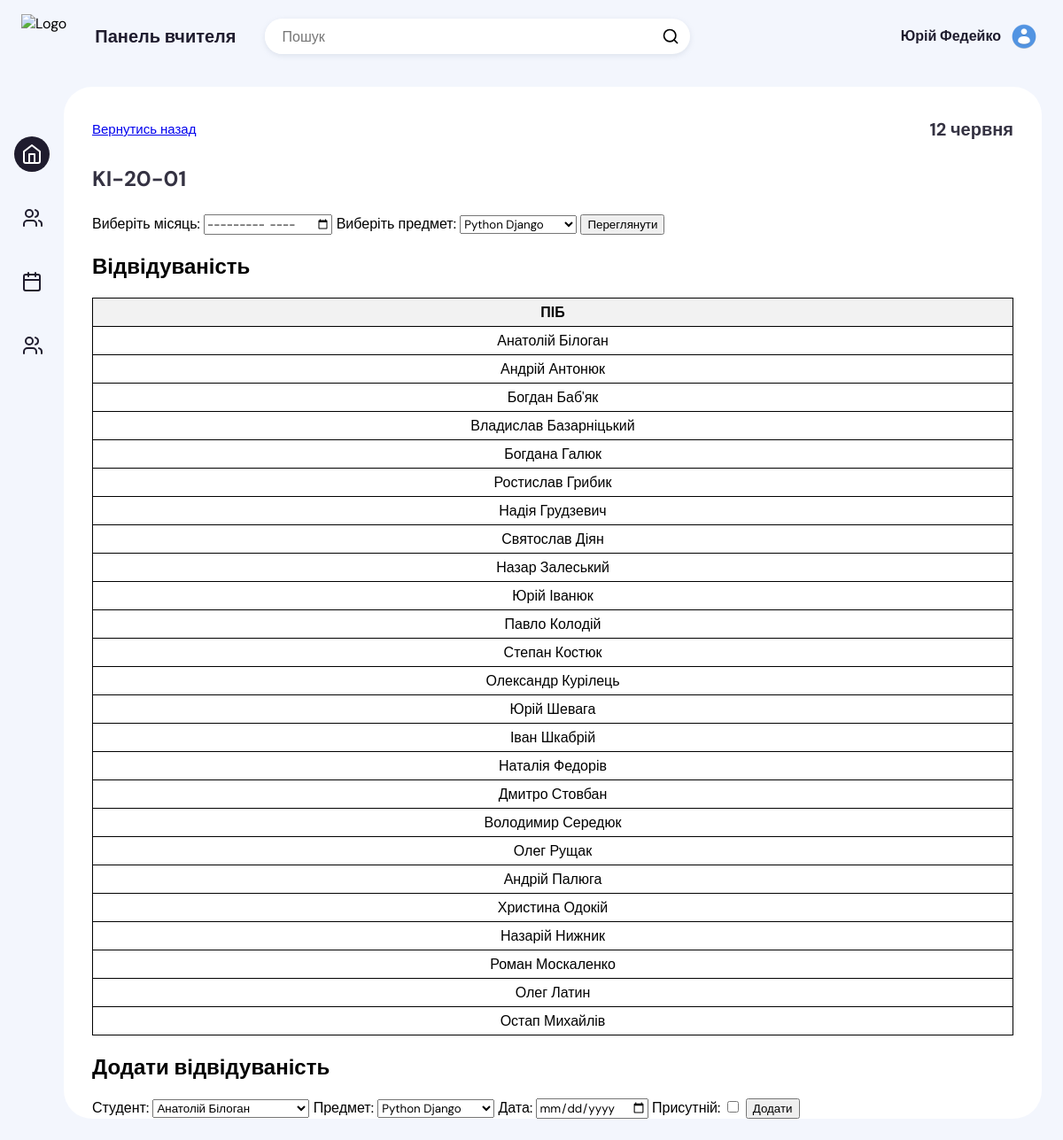
The app's page /teacher/group/1/attendance/ (signed in) with its own data.
### UserAuth/models.py (models this page shows, shortened)
class CustomUser(AbstractUser):
    email = models.EmailField(unique=True, max_length=255)
    USERNAME_FIELD = 'email'
    REQUIRED_FIELDS = []
    objects = CustomUserManager()

class Teacher(models.Model):
    user = models.OneToOneField(settings.AUTH_USER_MODEL, on_delete=models.CASCADE)
    first_name = models.CharField(max_length=30, default='')
    last_name = models.CharField(max_length=30, default='')
    email = models.EmailField(default='')
    phone_number = models.CharField(max_length=15, blank=True, null=True)
    subjects = models.ManyToManyField(Subject, related_name='teachers')
    groups = models.ManyToManyField(Group, related_name='teachers', default='')
    avatar = models.ImageField(upload_to='avatars/', null=True, blank=True)

class Group(models.Model):
    name = models.CharField(max_length=255)

class Student(models.Model):
    user = models.OneToOneField(settings.AUTH_USER_MODEL, on_delete=models.CASCADE)
    group = models.ForeignKey(Group, on_delete=models.CASCADE, related_name='students', default=None)
    first_name = models.CharField(max_length=30)
    last_name = models.CharField(max_length=30)
    date_of_birth = models.DateField()
    address = models.CharField(max_length=255, blank=True, null=True)
    phone_number = models.CharField(max_length=15, blank=True, null=True)
    avatar = models.ImageField(upload_to='avatars/', null=True, blank=True)

### UserAuth/decorators.py (the view)
    @login_required
    def _wrapped_view(request, *args, **kwargs):
        if hasattr(request.user, 'teacher'):
            return view_func(request, *args, **kwargs)
        else:
            return redirect('student:index')

### Teachers/templatetags/custom_filters.py (called while the page is built)
@register.filter
def ukr_month(value):
    months = {
        1: 'січня',
        2: 'лютого',
        3: 'березня',
        4: 'квітня',
        5: 'травня',
        6: 'червня',
        7: 'липня',
        8: 'серпня',
        9: 'вересня',
        10: 'жовтня',
        11: 'листопада',
        12: 'грудня'
    }
    return months.get(value.month)

### Teachers/views.py (called while the page is built, shortened)
@teacher_required
def attendance_overview(request, group_id):
    group = get_object_or_404(Group, id=group_id)
    students = group.students.all()
    subjects = Subject.objects.filter(group=group)
    selected_subject_id = None
    selected_month = None
    days_in_month = []
    attendance_data = {}
    context = {
        'current_date': current_date,
        'group': group,
        'students': students,
        'subjects': subjects,
        'days_in_month': days_in_month,
        'attendance_data': attendance_data,
        'selected_subject_id': selected_subject_id,
        'selected_month': selected_month,
    }
    return render(request, 'teacher/attendance_overview.html', context)

### Teachers/templates/teacher/attendance_overview.html (shortened to what this page needs)
{% extends "teacher/template.html" %}
{% load static %}
{% load custom_filters %}
{% block content %}
    <div class="projects-section-header">
        <a class="header-text" href="javascript:history.back()">Вернутись назад</a>
        <p class="time">{{ current_date|date:"j" }} {{ current_date|ukr_month }}</p>
    </div>
    <div class="projects-section-header">
        <p>{{ group.name }}</p>
    </div>
    <div class="projects-section-content">
        <form method="post">
            <label for="month">Виберіть місяць:</label>
            <input type="month" id="month" name="month" value="{{ selected_month }}">
            <label for="subject">Виберіть предмет:</label>
            <select id="subject" name="subject">
                {% for subject in subjects %}
                    <option value="{{ subject.id }}" {% if subject.id|stringformat:"s" == selected_subject_id|stringformat:"s" %}selected{% endif %}>{{ subject.name }}</option>
                {% endfor %}
            </select>
            <button type="submit">Переглянути</button>
        </form>
        <h2>Відвідуваність</h2>
        <table class="attendance-table">
            <thead>
                <tr>
                    <th>ПІБ</th>
                </tr>
            </thead>
            <tbody>
                {% for student in students %}
                    <tr>
                        <td>{{ student.first_name }} {{ student.last_name }}</td>
                    </tr>
                {% endfor %}
            </tbody>
        </table>
    </div>
    <div class="projects-section-content">
        <h2>Додати відвідуваність</h2>
        <form method="post" action="{% url 'teachers:add_attendance' %}">
            <label for="student">Студент:</label>
            <select id="student" name="student">
                {% for student in students %}
                    <option value="{{ student.id }}">{{ student.first_name }} {{ student.last_name }}</option>
                {% endfor %}
            </select>
            <label for="subject">Предмет:</label>
            <select id="subject" name="subject">
                {% for subject in subjects %}
                    <option value="{{ subject.id }}">{{ subject.name }}</option>
                {% endfor %}
            </select>
            <label for="date">Дата:</label>
            <input type="date" id="date" name="date">
            <label for="present">Присутній:</label>
            <input type="checkbox" id="present" name="present" value="present">
            <button type="submit">Додати</button>
        </form>
    </div>
    {% endblock %}

### Teachers/templates/teacher/template.html (shortened to what this page needs)
{% load static %}
<!DOCTYPE html>
<html lang="uk">
<head>
    <link rel="stylesheet" href="{% static 'teachers/styles.css' %}">
</head>
<body>
    <div class="app-container">
        <div class="app-header">
            <div class="app-header-left">
                <img src="https://kep.nung.edu.ua/static/img/fullLogo.svg" class="logo" alt="Logo">
                <p class="app-name">Панель вчителя</p>
                <div class="search-wrapper">
                    <input class="search-input" type="text" placeholder="Пошук">
                    <svg xmlns="http://www.w3.org/2000/svg" width="20" height="20" fill="none" stroke="currentColor" stroke-linecap="round" stroke-linejoin="round" stroke-width="2" class="feather feather-search" viewBox="0 0 24 24">
                        <circle cx="11" cy="11" r="8"></circle>
                        <path d="M21 21l-4.35-4.35"></path>
                    </svg>
                </div>
            </div>
            <div class="app-header-right">
                <div class="profile-btn">
                    <div>{{ request.user.teacher.first_name }} {{ request.user.teacher.last_name }}</div>
                    {% if request.user.teacher.avatar %}
                      <img src="{{ request.user.teacher.avatar.url }}" class="avatar" />
                      {% else %}
                          <img src="https://png.pngtree.com/png-vector/20220817/ourmid/pngtree-man-avatar-with-circle-frame-vector-ilustration-png-image_6110328.png" class="avatar" />
                      {% endif %}
                </div>
            </div>
        </div>
        <div class="app-content">
            <div class="app-sidebar">
                <a href="" class="app-sidebar-link active" id="home">
                </a>
                <a href="" class="app-sidebar-link" id="subject">
                </a>
                <a href="" class="app-sidebar-link" id="calendar">
                </a>
                <a href="" class="app-sidebar-link" id="contacts">
                </a>
            </div>
            <div class="projects-section">
                {% block content %}{% endblock %}
            </div>
        </div>
    </div>
</body>
</html>

### Teachers/static/teachers/styles.css (style rules this page uses)
* { box-sizing: border-box; }
:root { --app-container: #f3f6fd; --main-color: #1f1c2e; --secondary-color: #4a4a4a; --link-color: #1f1c2e; --link-color-hover: #c3cff4; --link-color-active: #fff; --link-color-active-bg: #1f1c2e; --projects-section: #fff; --message-box-hover: #fafcff; --message-box-border: #e9ebf0; --more-list-bg: #fff; --more-list-bg-hover: #f6fbff; --more-list-shadow: rgba(209, 209, 209, 0.4); --button-bg: #1f1c24; --search-area-bg: #fff; --star: #1ff1c2 e; --message-btn: #fff; }
html, body { width: 100%; height: 100vh; margin: 0; }
body { font-family: 'DM Sans', sans-serif; overflow: hidden; display: flex; justify-content: center; background-color: var(--app-container); }
button, a { cursor: pointer; }
.app-container { width: 100%; display: flex; flex-direction: column; height: 100%; background-color: var(--app-container); transition: 0.2s; max-width: 1800px; }
.app-container button, .app-container input, .app-container optgroup, .app-container select, .app-container textarea { font-family: 'DM Sans', sans-serif; }
.app-content { display: flex; height: 100%; overflow: hidden; padding: 16px 24px 24px 0; }
.profile-btn { gap: 10px; padding: 0; border: 0; background-color: transparent; position: relative; display: flex; align-items: center; padding-left: 12px; border-left: 2px solid #ddd; }
.profile-btn img { width: 40px; height: 40px; object-fit: cover; border-radius: 50%; margin-right: 4px; }
.profile-btn div { color: var(--main-color); font-size: 16px; line-height: 24px; font-weight: 700; }
.app-header { display: flex; justify-content: space-between; align-items: center; width: 100%; padding: 16px 24px; position: relative; }
.app-header-left, .app-header-right { display: flex; align-items: center; }
.app-header-left { flex-grow: 1; }
.app-name { color: var(--main-color); margin: 0; font-size: 20px; line-height: 24px; font-weight: 700; margin: 0 32px; }
.search-wrapper { border-radius: 20px; background-color: var(--search-area-bg); padding-right: 12px; height: 40px; display: flex; justify-content: space-between; align-items: center; width: 100%; max-width: 480px; color: var(--light-font); box-shadow: 0 2px 6px 0 rgba(136, 148, 171, .2), 0 24px 20px -24px rgba(71, 82, 107, .1); overflow: hidden; }
.logo { height: 50px; }
.search-input { border: none; flex: 1; outline: none; height: 100%; padding: 0 20px; font-size: 16px; background-color: var(--search-area-bg); color: var(--main-color); }
.search-input:placeholder { color: var(--main-color); opacity: 0.6; }
.profile-btn { padding: 0; border: 0; background-color: transparent; display: flex; align-items: center; padding-left: 12px; }
.profile-btn img { width: 32px; height: 32px; object-fit: cover; border-radius: 50%; margin-right: 4px; }
.app-sidebar { padding: 40px 16px; display: flex; flex-direction: column; align-items: center; }
.app-sidebar-link { color: var(--main-color); color: var(--link-color); margin: 16px 0; transition: 0.2s; border-radius: 50%; flex-shrink: 0; width: 40px; height: 40px; display: flex; justify-content: center; align-items: center; }
.app-sidebar-link.active { background-color: var(--link-color-active-bg); color: var(--link-color-active); }
.projects-section { overflow-y: auto; flex: 2; background-color: var(--projects-section); border-radius: 32px; padding: 32px 32px 0 32px; overflow: hidden; height: 100%; display: flex; flex-direction: column; }
.projects-section-header { display: flex; justify-content: space-between; align-items: center; margin-bottom: 24px; color: var(--main-color); }
.projects-section-header p { font-size: 24px; line-height: 32px; font-weight: 700; opacity: 0.9; margin: 0; color: var(--main-color); }
.projects-section-header .time { font-size: 20px; }
.projects-section-header .header-text { font-size: 15px; }

### Teachers/templates/teacher/attendance_overview.html (style rules this page uses)
.attendance-table { width: 100%; border-collapse: collapse; }
.attendance-table th, .attendance-table td { border: 1px solid #000; padding: 5px; text-align: center; }
.attendance-table th { background-color: #f2f2f2; }
.projects-section { overflow-y: auto; }

### records on screen
CustomUser: user.teacher.first_name "Юрій", user.teacher.last_name "Федейко", user.teacher.avatar (placeholder picture)
Group: name "KI-20-01"
Student: first_name "Анатолій", last_name "Білоган"
Student: first_name "Андрій", last_name "Антонюк"
Student: first_name "Богдан", last_name "Баб'як"
Student: first_name "Владислав", last_name "Базарніцький"
Student: first_name "Богдана", last_name "Галюк"
Student: first_name "Ростислав", last_name "Грибик"
Student: first_name "Надія", last_name "Грудзевич"
Student: first_name "Святослав", last_name "Діян"
Student: first_name "Назар", last_name "Залеський"
Student: first_name "Юрій", last_name "Іванюк"
Student: first_name "Павло", last_name "Колодій"
Student: first_name "Степан", last_name "Костюк"
Student: first_name "Олександр", last_name "Курілець"
Student: first_name "Юрій", last_name "Шевага"
Student: first_name "Іван", last_name "Шкабрій"
Student: first_name "Наталія", last_name "Федорів"
Student: first_name "Дмитро", last_name "Стовбан"
Student: first_name "Володимир", last_name "Середюк"
Student: first_name "Олег", last_name "Рущак"
Student: first_name "Андрій", last_name "Палюга"
Student: first_name "Христина", last_name "Одокій"
Student: first_name "Назарій", last_name "Нижник"
Student: first_name "Роман", last_name "Москаленко"
Student: first_name "Олег", last_name "Латин"
Student: first_name "Остап", last_name "Михайлів"

### other values on screen
{{ current_date|date:"j" }} "12"
{{ current_date|ukr_month }} "червня"
form field subject "Python Django"
form field student "Анатолій Білоган"
